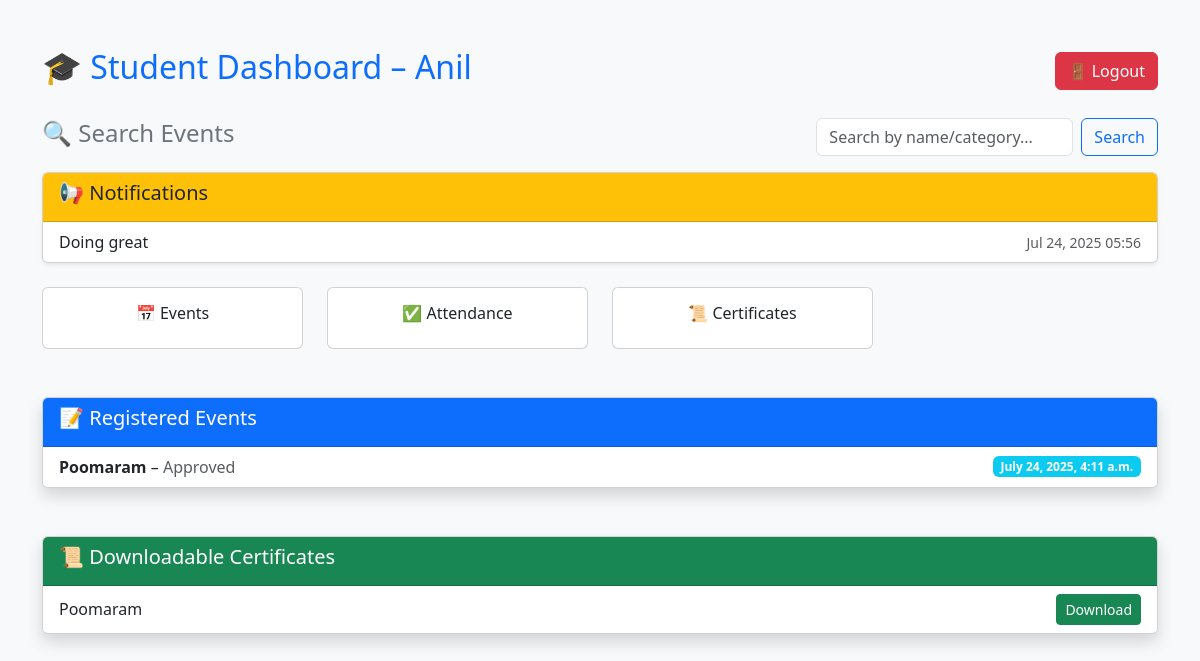
Screenshot of /Student/student_home (signed in) with the database file from the repository.
### Admin_app/models.py (models this page shows, shortened)
class Student(models.Model):
    user=models.ForeignKey(User,on_delete=models.CASCADE)
    phone=models.CharField(max_length=12)
    is_coordinator=models.BooleanField(blank=True,null=True,default=False)

class Notification(models.Model):
    user = models.ForeignKey(User, on_delete=models.CASCADE)
    message = models.CharField(max_length=255)
    message_type = models.CharField(max_length=20, choices=[('email', 'Email'), ('sms', 'SMS'), ('push', 'Push')])
    created_at = models.DateTimeField(auto_now_add=True)

class Registration(models.Model):
    student=models.ForeignKey(Student,on_delete=models.CASCADE)
    event=models.ForeignKey(Event,on_delete=models.CASCADE)
    status=models.CharField(max_length=30,choices=[('Pending','Pending'),('Approved','Approved'),('Cancelled','Cancelled')],default='Pending')
    is_approved=models.BooleanField(default=False)
    registered_at = models.DateTimeField(auto_now_add=True)

class Event(models.Model):
    name=models.CharField(max_length=200)
    category=models.ForeignKey(Category,on_delete=models.CASCADE)
    image=models.FileField(upload_to='images/')
    description = models.TextField()
    venue = models.CharField(max_length=100)
    time = models.DateTimeField()
    capacity = models.PositiveIntegerField()
    is_feedback_enabled = models.BooleanField(default=False)
    is_otp_enabled = models.BooleanField(default=False)
    registration_deadline = models.DateTimeField()
    created_by = models.ForeignKey(User, on_delete=models.SET_NULL, null=True, related_name='created_events')
    coordinators = models.ManyToManyField(Coordinator, related_name='coordinated_events')

class Certificate(models.Model):
    registration = models.OneToOneField(Registration, on_delete=models.CASCADE)
    file = models.FileField(upload_to='certificates/')

### Student/views.py (the view)
# urls.py: path('student_home',views.student_home,name='student_home'),
@login_required
def student_home(request):
    student=Student.objects.get(user=request.user)
    certificates=Certificate.objects.filter(registration__student=student)
    register_events=Registration.objects.filter(student=student)
    notifications=Notification.objects.filter(user=request.user,message_type='sms').order_by('-created_at')
    return render(request, 'student_home.html', {
        'student': student,
        'register_events': register_events,
        'certificates': certificates,
        'notifications':notifications
    })

### template/student_home.html (shortened to what this page needs)
<!DOCTYPE html>
<html lang="en">
<head>
  <link href="https://cdn.jsdelivr.net/npm/bootstrap@5.3.0/dist/css/bootstrap.min.css" rel="stylesheet">
</head>
<body class="bg-light">
<div class="container py-5">
  <div class="d-flex justify-content-between align-items-center mb-4">
    <h2 class="text-primary">🎓 Student Dashboard – {{ student.user.username }}</h2>
    <a href="{% url 'logout_page' %}" class="btn btn-danger">🚪 Logout</a>
  </div>
  <div class="d-flex justify-content-between align-items-center mb-3">
  <h4 class="text-secondary">🔍 Search Events</h4>
  <form method="get" action="{% url 'search_event' %}" class="d-flex" role="search">
    <input class="form-control me-2" type="search" name="q" placeholder="Search by name/category..." aria-label="Search" required>
    <button class="btn btn-outline-primary" type="submit">Search</button>
  </form>
</div>
  <div class="card mb-4 shadow-sm">
  <div class="card-header bg-warning text-dark">
    <h5>📢 Notifications</h5>
  </div>
  <ul class="list-group list-group-flush">
    {% for note in notifications %}
      <li class="list-group-item d-flex justify-content-between align-items-center">
        {{ note.message }}
        <small class="text-muted">{{ note.created_at|date:"M d, Y H:i" }}</small>
      </li>
    {% empty %}
      <li class="list-group-item text-muted text-center">No notifications yet.</li>
    {% endfor %}
  </ul>
</div>
  <div class="row mb-5">
    <div class="col-md-3">
      <a href="{% url 'student_events' %}" class="text-decoration-none">
        <div class="card card-hover text-center">
          <div class="card-body">
            <h6>📅 Events</h6>
          </div>
        </div>
      </a>
    </div>
    <div class="col-md-3">
      <a href="{% url 'view_attendance' %}" class="text-decoration-none">
        <div class="card card-hover text-center">
          <div class="card-body">
            <h6>✅ Attendance</h6>
          </div>
        </div>
      </a>
    </div>
    <div class="col-md-3">
      <a href="{% url 'view_certificates' %}" class="text-decoration-none">
        <div class="card card-hover text-center">
          <div class="card-body">
            <h6>📜 Certificates</h6>
          </div>
        </div>
      </a>
    </div>
  </div>
  <div class="card mb-5 shadow">
    <div class="card-header bg-primary text-white">
      <h5>📝 Registered Events</h5>
    </div>
    <ul class="list-group list-group-flush">
      {% for reg in register_events %}
        <li class="list-group-item d-flex justify-content-between align-items-center">
          <div>
            <strong>{{ reg.event.name }}</strong> –
            <span class="text-muted">{{ reg.status }}</span>
          </div>
          <span class="badge bg-info text-white">{{ reg.registered_at }}</span>
        </li>
      {% empty %}
        <li class="list-group-item text-center text-muted">No registrations yet.</li>
      {% endfor %}
    </ul>
  </div>
  <div class="card shadow">
    <div class="card-header bg-success text-white">
      <h5>📜 Downloadable Certificates</h5>
    </div>
    <ul class="list-group list-group-flush">
      {% for cert in certificates %}
        <li class="list-group-item d-flex justify-content-between align-items-center">
          {{ cert.registration.event.name }}
          {% if cert.file %}
              <a href="{{ cert.file.url }}" class="btn btn-sm btn-success" download>Download</a>
          {% else %}
              <span class="text-muted">📄 Not uploaded yet</span>
          {% endif %}
      {% endfor %}
    </ul>
  </div>
</div>
</body>
</html>

### rows the page displays
Student: user.username "Anil"
Notification: message "Doing great", created_at "Jul 24, 2025 05:56"
Registration: event.name "Poomaram", status "Approved", registered_at "July 24, 2025, 4:11 a.m."
Certificate: registration.event.name "Poomaram"
